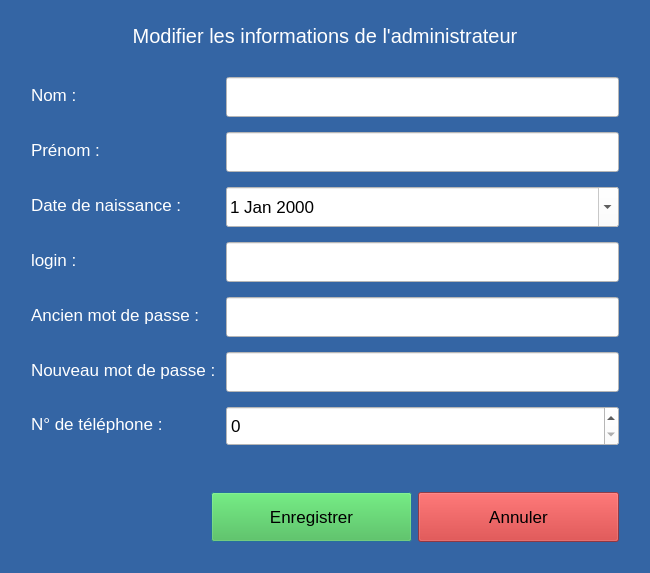
<?xml version="1.0" encoding="UTF-8"?>
<ui version="4.0">
 <class>Dialog</class>
 <widget class="QDialog" name="Dialog">
  <property name="geometry">
   <rect>
    <x>0</x>
    <y>0</y>
    <width>650</width>
    <height>573</height>
   </rect>
  </property>
  <property name="minimumSize">
   <size>
    <width>650</width>
    <height>570</height>
   </size>
  </property>
  <property name="maximumSize">
   <size>
    <width>650</width>
    <height>573</height>
   </size>
  </property>
  <property name="font">
   <font>
    <pointsize>13</pointsize>
   </font>
  </property>
  <property name="windowTitle">
   <string>Modifier les informations</string>
  </property>
  <property name="styleSheet">
   <string notr="true">background-color: rgb(52, 101, 164);</string>
  </property>
  <layout class="QGridLayout" name="gridLayout">
   <item row="4" column="0" colspan="2">
    <layout class="QHBoxLayout" name="horizontalLayout">
     <item>
      <spacer name="horizontalSpacer">
       <property name="orientation">
        <enum>Qt::Horizontal</enum>
       </property>
       <property name="sizeType">
        <enum>QSizePolicy::Fixed</enum>
       </property>
       <property name="sizeHint" stdset="0">
        <size>
         <width>200</width>
         <height>20</height>
        </size>
       </property>
      </spacer>
     </item>
     <item>
      <widget class="QPushButton" name="btn_submit">
       <property name="minimumSize">
        <size>
         <width>0</width>
         <height>50</height>
        </size>
       </property>
       <property name="styleSheet">
        <string notr="true">background-color: rgba(65, 191, 64, 197);</string>
       </property>
       <property name="text">
        <string>Enregistrer</string>
       </property>
      </widget>
     </item>
     <item>
      <widget class="QPushButton" name="btn_reset">
       <property name="minimumSize">
        <size>
         <width>0</width>
         <height>50</height>
        </size>
       </property>
       <property name="styleSheet">
        <string notr="true">background-color: rgba(201, 42, 42, 160);</string>
       </property>
       <property name="text">
        <string>Annuler</string>
       </property>
      </widget>
     </item>
     <item>
      <spacer name="horizontalSpacer_2">
       <property name="orientation">
        <enum>Qt::Horizontal</enum>
       </property>
       <property name="sizeType">
        <enum>QSizePolicy::Fixed</enum>
       </property>
       <property name="sizeHint" stdset="0">
        <size>
         <width>20</width>
         <height>20</height>
        </size>
       </property>
      </spacer>
     </item>
    </layout>
   </item>
   <item row="0" column="0" colspan="2">
    <widget class="QLabel" name="label">
     <property name="minimumSize">
      <size>
       <width>0</width>
       <height>50</height>
      </size>
     </property>
     <property name="maximumSize">
      <size>
       <width>16777215</width>
       <height>50</height>
      </size>
     </property>
     <property name="sizeIncrement">
      <size>
       <width>0</width>
       <height>0</height>
      </size>
     </property>
     <property name="font">
      <font>
       <pointsize>15</pointsize>
      </font>
     </property>
     <property name="styleSheet">
      <string notr="true">color: rgb(255, 255, 255);</string>
     </property>
     <property name="text">
      <string>Modifier les informations de l'administrateur</string>
     </property>
     <property name="alignment">
      <set>Qt::AlignCenter</set>
     </property>
    </widget>
   </item>
   <item row="3" column="0">
    <spacer name="verticalSpacer">
     <property name="orientation">
      <enum>Qt::Vertical</enum>
     </property>
     <property name="sizeType">
      <enum>QSizePolicy::Fixed</enum>
     </property>
     <property name="sizeHint" stdset="0">
      <size>
       <width>20</width>
       <height>40</height>
      </size>
     </property>
    </spacer>
   </item>
   <item row="1" column="0" rowspan="2" colspan="2">
    <layout class="QFormLayout" name="formLayout">
     <property name="verticalSpacing">
      <number>15</number>
     </property>
     <property name="leftMargin">
      <number>20</number>
     </property>
     <property name="topMargin">
      <number>10</number>
     </property>
     <property name="rightMargin">
      <number>20</number>
     </property>
     <item row="0" column="0">
      <widget class="QLabel" name="nomLabel">
       <property name="font">
        <font>
         <pointsize>13</pointsize>
        </font>
       </property>
       <property name="styleSheet">
        <string notr="true">color: rgb(255, 255, 255);</string>
       </property>
       <property name="text">
        <string>Nom : </string>
       </property>
      </widget>
     </item>
     <item row="0" column="1">
      <widget class="QLineEdit" name="nomLineEdit">
       <property name="minimumSize">
        <size>
         <width>0</width>
         <height>40</height>
        </size>
       </property>
       <property name="font">
        <font>
         <pointsize>13</pointsize>
        </font>
       </property>
       <property name="styleSheet">
        <string notr="true">background-color: rgb(255, 255, 255);
color: rgb(0, 0, 0);</string>
       </property>
      </widget>
     </item>
     <item row="1" column="0">
      <widget class="QLabel" name="prNomLabel">
       <property name="font">
        <font>
         <pointsize>13</pointsize>
        </font>
       </property>
       <property name="styleSheet">
        <string notr="true">color: rgb(255, 255, 255);</string>
       </property>
       <property name="text">
        <string>Prénom : </string>
       </property>
      </widget>
     </item>
     <item row="1" column="1">
      <widget class="QLineEdit" name="prNomLineEdit">
       <property name="minimumSize">
        <size>
         <width>0</width>
         <height>40</height>
        </size>
       </property>
       <property name="font">
        <font>
         <pointsize>13</pointsize>
        </font>
       </property>
       <property name="styleSheet">
        <string notr="true">background-color: rgb(255, 255, 255);
color: rgb(0, 0, 0);</string>
       </property>
      </widget>
     </item>
     <item row="2" column="0">
      <widget class="QLabel" name="dateDeNaissanceLabel">
       <property name="font">
        <font>
         <pointsize>13</pointsize>
        </font>
       </property>
       <property name="styleSheet">
        <string notr="true">color: rgb(255, 255, 255);</string>
       </property>
       <property name="text">
        <string>Date de naissance : </string>
       </property>
      </widget>
     </item>
     <item row="3" column="0">
      <widget class="QLabel" name="loginLabel">
       <property name="font">
        <font>
         <pointsize>13</pointsize>
        </font>
       </property>
       <property name="styleSheet">
        <string notr="true">color: rgb(255, 255, 255);</string>
       </property>
       <property name="text">
        <string>login : </string>
       </property>
      </widget>
     </item>
     <item row="3" column="1">
      <widget class="QLineEdit" name="loginLineEdit">
       <property name="minimumSize">
        <size>
         <width>0</width>
         <height>40</height>
        </size>
       </property>
       <property name="font">
        <font>
         <pointsize>13</pointsize>
        </font>
       </property>
       <property name="styleSheet">
        <string notr="true">background-color: rgb(255, 255, 255);
color: rgb(0, 0, 0);</string>
       </property>
      </widget>
     </item>
     <item row="5" column="0">
      <widget class="QLabel" name="motDePasseLabel">
       <property name="font">
        <font>
         <pointsize>13</pointsize>
        </font>
       </property>
       <property name="styleSheet">
        <string notr="true">color: rgb(255, 255, 255);</string>
       </property>
       <property name="text">
        <string>Nouveau mot de passe : </string>
       </property>
      </widget>
     </item>
     <item row="5" column="1">
      <widget class="QLineEdit" name="motDePasseLineEdit">
       <property name="minimumSize">
        <size>
         <width>0</width>
         <height>40</height>
        </size>
       </property>
       <property name="font">
        <font>
         <pointsize>13</pointsize>
        </font>
       </property>
       <property name="styleSheet">
        <string notr="true">background-color: rgb(255, 255, 255);
color: rgb(0, 0, 0);</string>
       </property>
      </widget>
     </item>
     <item row="6" column="0">
      <widget class="QLabel" name="nDeTLPhoneLabel">
       <property name="font">
        <font>
         <pointsize>13</pointsize>
        </font>
       </property>
       <property name="styleSheet">
        <string notr="true">color: rgb(255, 255, 255);</string>
       </property>
       <property name="text">
        <string>N° de téléphone : </string>
       </property>
      </widget>
     </item>
     <item row="6" column="1">
      <widget class="QSpinBox" name="nDeTLPhoneSpinBox">
       <property name="minimumSize">
        <size>
         <width>0</width>
         <height>40</height>
        </size>
       </property>
       <property name="font">
        <font>
         <pointsize>13</pointsize>
        </font>
       </property>
       <property name="styleSheet">
        <string notr="true">background-color: rgb(255, 255, 255);
color: rgb(0, 0, 0);</string>
       </property>
       <property name="readOnly">
        <bool>false</bool>
       </property>
       <property name="maximum">
        <number>999999999</number>
       </property>
      </widget>
     </item>
     <item row="4" column="0">
      <widget class="QLabel" name="ancienMotDePasseLabel">
       <property name="styleSheet">
        <string notr="true">color: rgb(255, 255, 255);</string>
       </property>
       <property name="text">
        <string>Ancien mot de passe : </string>
       </property>
      </widget>
     </item>
     <item row="4" column="1">
      <widget class="QLineEdit" name="ancienMotDePasseLineEdit">
       <property name="minimumSize">
        <size>
         <width>0</width>
         <height>40</height>
        </size>
       </property>
       <property name="styleSheet">
        <string notr="true">background-color: rgb(255, 255, 255);</string>
       </property>
      </widget>
     </item>
     <item row="2" column="1">
      <widget class="QDateEdit" name="dateEdit">
       <property name="minimumSize">
        <size>
         <width>0</width>
         <height>40</height>
        </size>
       </property>
       <property name="styleSheet">
        <string notr="true">background-color: rgb(255, 255, 255);</string>
       </property>
       <property name="calendarPopup">
        <bool>true</bool>
       </property>
      </widget>
     </item>
    </layout>
   </item>
   <item row="5" column="0">
    <spacer name="verticalSpacer_2">
     <property name="orientation">
      <enum>Qt::Vertical</enum>
     </property>
     <property name="sizeType">
      <enum>QSizePolicy::Fixed</enum>
     </property>
     <property name="sizeHint" stdset="0">
      <size>
       <width>20</width>
       <height>20</height>
      </size>
     </property>
    </spacer>
   </item>
  </layout>
 </widget>
 <resources/>
 <connections/>
</ui>
